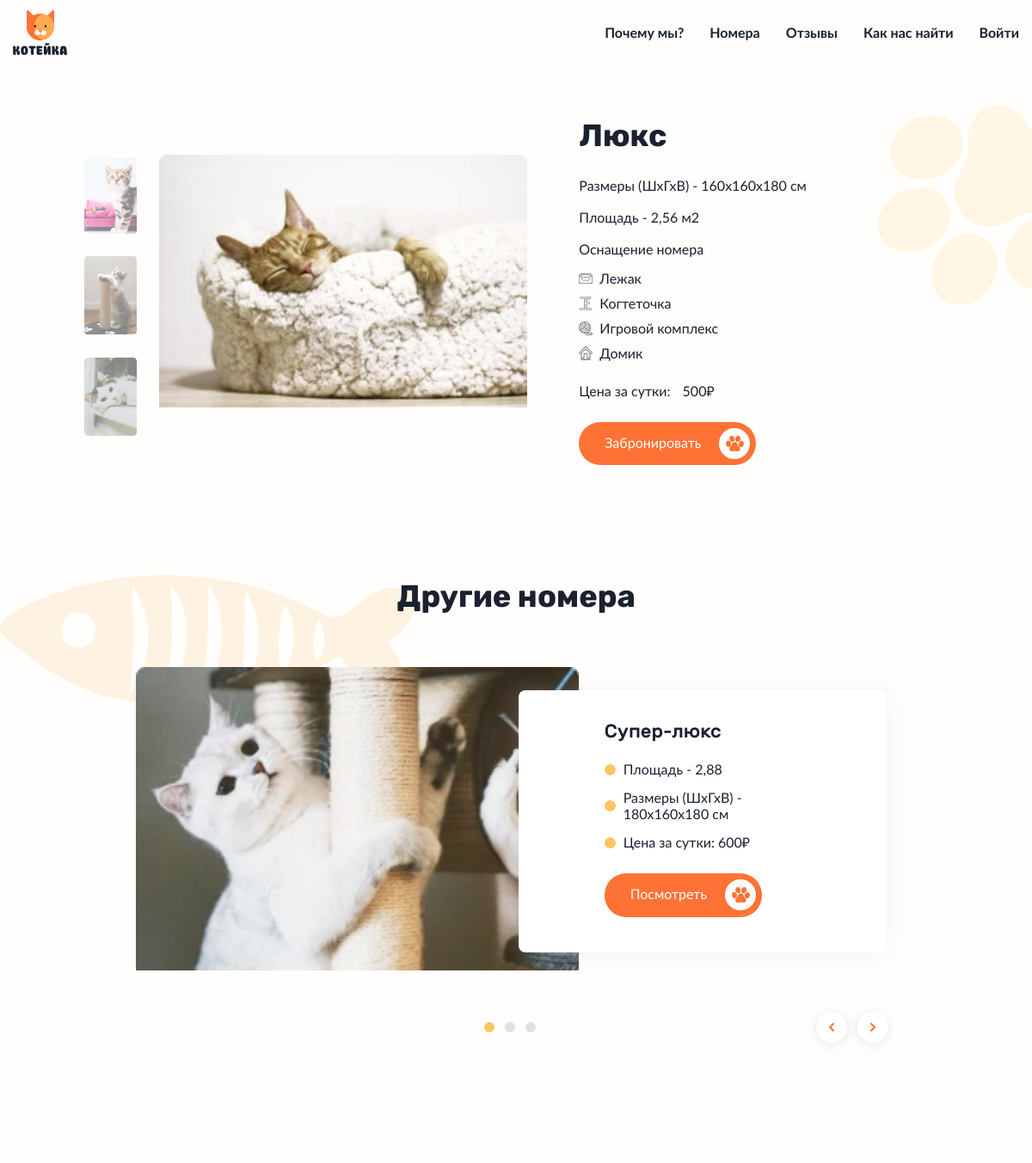
Page /room_page.php?id=6 on the committed database.
### tables this page shows
CREATE TABLE `cat_room` (
  `id_room` int(11) NOT NULL,
  `class_room` varchar(50) NOT NULL,
  `img_room` varchar(255) NOT NULL,
  `size_room` varchar(50) NOT NULL,
  `square_room` varchar(50) NOT NULL,
  `price_room` int(11) NOT NULL,
  `img2_room` varchar(255) NOT NULL
);

CREATE TABLE `name_addition` (
  `id_addition` int(11) NOT NULL,
  `name_addition` varchar(50) NOT NULL,
  `img_addition` varchar(255) NOT NULL
);

### room_page.php (called while the page is built)
<?php
	include("basis/head.php");
	include("basis/header.php");
	include("content/room-page.php");
	include("basis/footer.php");
?>

### content/room-page.php (the view, shortened to what this page needs)
<?php
  $room_id = $_GET['id'];
?>
    <main class="room-page">
      <section>
        <div class="center center--flex center--padding-t center--padding-b">
          <?php
            $push = 'SELECT * FROM `cat_room` where id_room = '.$room_id.'';
            $room = mysqli_query($cat_db, $push);
            if($room){
            while($res = mysqli_fetch_array($room)){
              $class = $res['class_room'];
          ?>
          <div class="room-page__column">
            <div class="room-page__img-container">
              <div class="room-page__img-wrapper room-page__img-wrapper--top">
                <picture>
                  <source type="image/webp" media="(min-width: 320px)" srcset="img/super-lux2@1x.webp 1x, img/super-lux2@2x.webp 2x">
                  <img src="img/super-lux2@1x.jpg" srcset="img/super-lux2@2x.jpg 2x" alt="<?php echo $class; ?>">
                </picture>
              </div>
              <div class="room-page__img-wrapper room-page__img-wrapper--mid">
                <picture>
                  <source type="image/webp" media="(min-width: 320px)" srcset="img/super-lux3@1x.webp 1x, img/super-lux3@2x.webp 2x">
                  <img src="img/super-lux3@1x.jpg" srcset="img/super-lux3@2x.jpg 2x" alt="<?php echo $class; ?>">
                </picture>
              </div>
              <div class="room-page__img-wrapper room-page__img-wrapper--bot">
                <picture>
                  <source type="image/webp" media="(min-width: 320px)" srcset="img/super-lux4@1x.webp 1x, img/super-lux4@2x.webp 2x">
                  <img src="img/super-lux4@1x.jpg" srcset="img/super-lux4@2x.jpg 2x" alt="<?php echo $class; ?>">
                </picture>
              </div>
            </div>
            <div class="room-page__img-wrapper">
              <picture>
                <source type="image/webp" media="(min-width: 320px)" srcset="<?php echo $res['img2_room']; ?>">
                <img src="<?php echo $res['img_room']; ?>" srcset="<?php echo $res['img_room']; ?>" width="500" height="396" alt="<?php echo $res['class_room']; ?>">
              </picture>
            </div>
          </div>
          <div class="room-page__column">
            <h1><?php echo $class; ?></h1>
            <p>Размеры (ШхГхВ) - <?php echo $res['size_room']; ?> см</p>
            <p>Площадь - <?php echo $res['square_room']; ?> м2</p>
            <p>Оснащение номера</p>
            <ul class="room-page__list">
            <?php
                    $add = 'SELECT name_addition.name_addition, name_addition.img_addition FROM room_addition JOIN name_addition ON room_addition.name_addition=name_addition.id_addition WHERE room_addition.room_addition = '.$res['id_room'].'';
                    $addition = mysqli_query($cat_db, $add);
                    if ($addition){
                      while($add_room = mysqli_fetch_array($addition)){
                  ?>
              <li class="room-page__item room-page__item--<?php if($add_room['img_addition'] == "#icon-bed"){echo "bed";}else if($add_room['img_addition'] == "#icon-house"){echo "house";}else if($add_room['img_addition'] == "#icon-toy"){echo "play";}else if($add_room['img_addition'] == "#icon-claw"){echo "claw";}?>">
                <span><use xlink:href="<?php echo $add_room['img_addition']; ?>"></use></span>
                <p><?php echo $add_room['name_addition']; ?></p>
              </li>
              <?php
                      }}
                  ?>
            </ul>
            <p>Цена за сутки: <span class="room-page__price"></span><?php echo $res['price_room']; ?>₽</p>
            <button class="button book-button" type="button">
              <span>Забронировать</span>
              <span class="button__paw">
                <svg width="21" height="18"><use xlink:href="#icon-paw"></use>
                </svg>
              </span>
            </button>
          </div>
        </div>
        <?php
}}
?>
      </section>
      <section class="rooms rooms--page">
        <div class="center center--sm center--padding-t center--padding-b">
          <h2>Другие номера</h2>
          <div class="rooms__slider-container swiper-container">
          <ul class="rooms__list swiper-wrapper">
<?php
$push = 'SELECT * FROM `cat_room` where id_room != '.$room_id.' ORDER BY `cat_room`.`id_room` DESC limit 3';
$input = mysqli_query($cat_db, $push);
if (isset($input)){
while($row = mysqli_fetch_array($input)){
?>
<li class="rooms__item swiper-slide">
  <div class="rooms__img-container">
  <a href="room_page.php?id=<?php echo $row['id_room'];?>"><picture>
      <source type="image/webp" srcset="<?php echo $row['img2_room'];?>">
      <source type="image/jpeg" srcset="<?php echo $row['img_room'];?>">
      <img src="<?php echo $row['img_room'];?>" width="600" height="404" alt="Комфорт">
    </picture></a>
  </div>
  <div class="rooms__info">
    <h3><?php echo $row['class_room'];?></h3>
    <ul class="rooms__info-list">
      <li class="rooms__info-item">
        <p>Площадь - <?php echo $row['square_room'];?></p>
      </li>
      <li class="rooms__info-item">
        <p>Размеры (ШхГхВ) <span class="rooms__no-m">-</span> <?php echo $row['size_room'];?> см</p>
      </li>
      <li class="rooms__info-item">
        <p>Цена за сутки: <?php echo $row['price_room']?>₽</p>
      </li>
    </ul>
    <button class="button "  onclick="window.location.href='room_page.php?id=<?php echo $row['id_room'];?>';">
      <span>Посмотреть</span>
      <span class="button__paw">
        <svg width="21" height="18"><use xlink:href="#icon-paw"></use>
        </svg>
      </span>
    </button>
  </div>
</li>
<?php
}
}
?>
</ul>
          </div>
          <div class="slider-controls">
            <ul class="dots dots--room">
            </ul>
            <div class="slider-controls__list">
              <button class="slider-controls__button slider-controls__button--left slider-controls__button--prev" type="button">
                <svg width="6" height="12"><use xlink:href="#icon-arrow"></use>
                </svg>
              </button>
              <button class="slider-controls__button slider-controls__button--right slider-controls__button--next" type="button">
                <svg width="6" height="12"><use xlink:href="#icon-arrow"></use>
                </svg>
              </button>
            </div>
          </div>
        </div>
      </section>
    </main>

### rows in the picture
cat_room: class_room "Люкс", size_room "160х160х180", square_room "2,56", price_room "500"
name_addition: name_addition "Лежак"
name_addition: name_addition "Когтеточка"
name_addition: name_addition "Игровой комплекс"
name_addition: name_addition "Домик"
cat_room: class_room "Супер-люкс", square_room "2,88", size_room "180х160х180", price_room "600"
